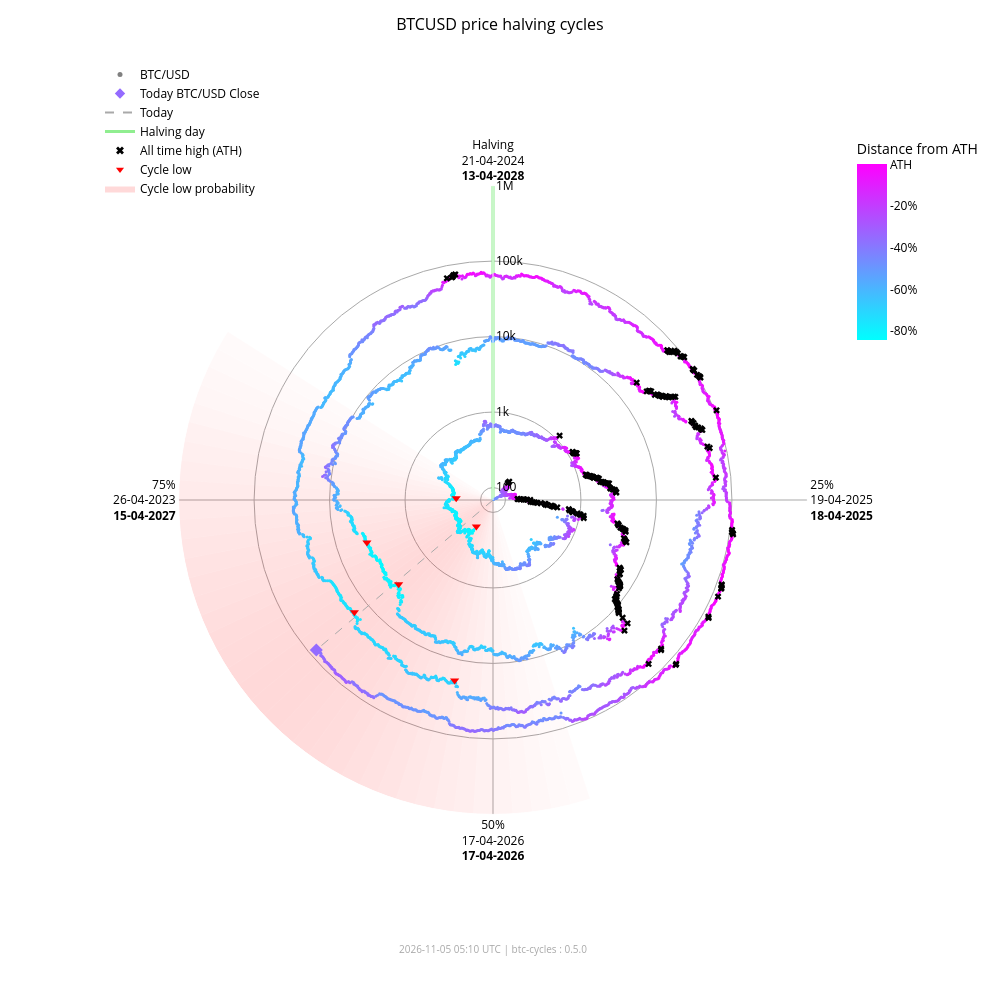

This figure's notebook cell:
### Markdown cell above
### Interactive chart (plotly)

### Code cell
fig_interactive = btc.plot(
    kind="interactive",
    from_date="2012-11-28",
)
# plotly config for interactivity
config = {"scrollZoom": True, "displayModeBar": True}
# display in notebook
fig_interactive.show(config=config)

### Figure 1 — Plotly figure (JSON) as saved in the notebook; plotly's stock layout.template omitted (floating-point values rounded to 4 significant figures; data arrays with more than 128 entries replaced by an {"elided": "..."} marker saying what was removed)
{"data": [{"fill": "toself", "fillcolor": "rgba(255,0,0,0.018306980149439524)", "hoverinfo": "skip", "line": {"width": 0}, "mode": "lines", "r": [68.43, 1000000, 1000000, 68.43, 68.43], "showlegend": false, "theta": [162.0, 162.0, 165.6, 165.6, 162.0], "type": "scatterpolar"}, {"fill": "toself", "fillcolor": "rgba(255,0,0,0.02405911634527998)", "hoverinfo": "skip", "line": {"width": 0}, "mode": "lines", "r": [68.43, 1000000, 1000000, 68.43, 68.43], "showlegend": false, "theta": [165.6, 165.6, 169.2, 169.2, 165.6], "type": "scatterpolar"}, {"fill": "toself", "fillcolor": "rgba(255,0,0,0.030803449372254352)", "hoverinfo": "skip", "line": {"width": 0}, "mode": "lines", "r": [68.43, 1000000, 1000000, 68.43, 68.43], "showlegend": false, "theta": [169.2, 169.2, 172.8, 172.8, 169.2], "type": "scatterpolar"}, {"fill": "toself", "fillcolor": "rgba(255,0,0,0.03847233586005252)", "hoverinfo": "skip", "line": {"width": 0}, "mode": "lines", "r": [68.43, 1000000, 1000000, 68.43, 68.43], "showlegend": false, "theta": [172.8, 172.8, 176.4, 176.4, 172.8], "type": "scatterpolar"}, {"fill": "toself", "fillcolor": "rgba(255,0,0,0.04694405159551339)", "hoverinfo": "skip", "line": {"width": 0}, "mode": "lines", "r": [68.43, 1000000, 1000000, 68.43, 68.43], "showlegend": false, "theta": [176.4, 176.4, 180.0, 180.0, 176.4], "type": "scatterpolar"}, {"fill": "toself", "fillcolor": "rgba(255,0,0,0.05605603979818329)", "hoverinfo": "skip", "line": {"width": 0}, "mode": "lines", "r": [68.43, 1000000, 1000000, 68.43, 68.43], "showlegend": false, "theta": [180.0, 180.0, 183.6, 183.6, 180.0], "type": "scatterpolar"}, {"fill": "toself", "fillcolor": "rgba(255,0,0,0.06562330627802694)", "hoverinfo": "skip", "line": {"width": 0}, "mode": "lines", "r": [68.43, 1000000, 1000000, 68.43, 68.43], "showlegend": false, "theta": [183.6, 183.6, 187.2, 187.2, 183.6], "type": "scatterpolar"}, {"fill": "toself", "fillcolor": "rgba(255,0,0,0.07545707932574237)", "hoverinfo": "skip", "line": {"width": 0}, "mode": "lines", "r": [68.43, 1000000, 1000000, 68.43, 68.43], "showlegend": false, "theta": [187.2, 187.2, 190.8, 190.8, 187.2], "type": "scatterpolar"}, {"fill": "toself", "fillcolor": "rgba(255,0,0,0.08537841060169407)", "hoverinfo": "skip", "line": {"width": 0}, "mode": "lines", "r": [68.43, 1000000, 1000000, 68.43, 68.43], "showlegend": false, "theta": [190.8, 190.8, 194.4, 194.4, 190.8], "type": "scatterpolar"}, {"fill": "toself", "fillcolor": "rgba(255,0,0,0.09522272137134848)", "hoverinfo": "skip", "line": {"width": 0}, "mode": "lines", "r": [68.43, 1000000, 1000000, 68.43, 68.43], "showlegend": false, "theta": [194.4, 194.4, 198.0, 198.0, 194.4], "type": "scatterpolar"}, {"fill": "toself", "fillcolor": "rgba(255,0,0,0.10483418800389058)", "hoverinfo": "skip", "line": {"width": 0}, "mode": "lines", "r": [68.43, 1000000, 1000000, 68.43, 68.43], "showlegend": false, "theta": [198.0, 198.0, 201.6, 201.6, 198.0], "type": "scatterpolar"}, {"fill": "toself", "fillcolor": "rgba(255,0,0,0.11405248627197925)", "hoverinfo": "skip", "line": {"width": 0}, "mode": "lines", "r": [68.43, 1000000, 1000000, 68.43, 68.43], "showlegend": false, "theta": [201.6, 201.6, 205.2, 205.2, 201.6], "type": "scatterpolar"}, {"fill": "toself", "fillcolor": "rgba(255,0,0,0.12269756305009562)", "hoverinfo": "skip", "line": {"width": 0}, "mode": "lines", "r": [68.43, 1000000, 1000000, 68.43, 68.43], "showlegend": false, "theta": [205.2, 205.2, 208.8, 208.8, 205.2], "type": "scatterpolar"}, {"fill": "toself", "fillcolor": "rgba(255,0,0,0.13055959037792858)", "hoverinfo": "skip", "line": {"width": 0}, "mode": "lines", "r": [68.43, 1000000, 1000000, 68.43, 68.43], "showlegend": false, "theta": [208.8, 208.8, 212.4, 212.4, 208.8], "type": "scatterpolar"}, {"fill": "toself", "fillcolor": "rgba(255,0,0,0.13740037014073872)", "hoverinfo": "skip", "line": {"width": 0}, "mode": "lines", "r": [68.43, 1000000, 1000000, 68.43, 68.43], "showlegend": false, "theta": [212.4, 212.4, 216.0, 216.0, 212.4], "type": "scatterpolar"}, {"fill": "toself", "fillcolor": "rgba(255,0,0,0.14296927208088228)", "hoverinfo": "skip", "line": {"width": 0}, "mode": "lines", "r": [68.43, 1000000, 1000000, 68.43, 68.43], "showlegend": false, "theta": [216.0, 216.0, 219.6, 219.6, 216.0], "type": "scatterpolar"}, {"fill": "toself", "fillcolor": "rgba(255,0,0,0.14703219887325494)", "hoverinfo": "skip", "line": {"width": 0}, "mode": "lines", "r": [68.43, 1000000, 1000000, 68.43, 68.43], "showlegend": false, "theta": [219.6, 219.6, 223.2, 223.2, 219.6], "type": "scatterpolar"}, {"fill": "toself", "fillcolor": "rgba(255,0,0,0.14940752827264187)", "hoverinfo": "skip", "line": {"width": 0}, "mode": "lines", "r": [68.43, 1000000, 1000000, 68.43, 68.43], "showlegend": false, "theta": [223.2, 223.2, 226.8, 226.8, 223.2], "type": "scatterpolar"}, {"fill": "toself", "fillcolor": "rgba(255,0,0,0.15)", "hoverinfo": "skip", "line": {"width": 0}, "mode": "lines", "r": [68.43, 1000000, 1000000, 68.43, 68.43], "showlegend": false, "theta": [226.8, 226.8, 230.4, 230.4, 226.8], "type": "scatterpolar"}, {"fill": "toself", "fillcolor": "rgba(255,0,0,0.14882314851976614)", "hoverinfo": "skip", "line": {"width": 0}, "mode": "lines", "r": [68.43, 1000000, 1000000, 68.43, 68.43], "showlegend": false, "theta": [230.4, 230.4, 234.0, 234.0, 230.4], "type": "scatterpolar"}, {"fill": "toself", "fillcolor": "rgba(255,0,0,0.14600334989350275)", "hoverinfo": "skip", "line": {"width": 0}, "mode": "lines", "r": [68.43, 1000000, 1000000, 68.43, 68.43], "showlegend": false, "theta": [234.0, 234.0, 237.6, 237.6, 234.0], "type": "scatterpolar"}, {"fill": "toself", "fillcolor": "rgba(255,0,0,0.14176315293000513)", "hoverinfo": "skip", "line": {"width": 0}, "mode": "lines", "r": [68.43, 1000000, 1000000, 68.43, 68.43], "showlegend": false, "theta": [237.6, 237.6, 241.2, 241.2, 237.6], "type": "scatterpolar"}, {"fill": "toself", "fillcolor": "rgba(255,0,0,0.1363869302869166)", "hoverinfo": "skip", "line": {"width": 0}, "mode": "lines", "r": [68.43, 1000000, 1000000, 68.43, 68.43], "showlegend": false, "theta": [241.2, 241.2, 244.8, 244.8, 241.2], "type": "scatterpolar"}, {"fill": "toself", "fillcolor": "rgba(255,0,0,0.13017643696734477)", "hoverinfo": "skip", "line": {"width": 0}, "mode": "lines", "r": [68.43, 1000000, 1000000, 68.43, 68.43], "showlegend": false, "theta": [244.8, 244.8, 248.4, 248.4, 244.8], "type": "scatterpolar"}, {"fill": "toself", "fillcolor": "rgba(255,0,0,0.1234063302665758)", "hoverinfo": "skip", "line": {"width": 0}, "mode": "lines", "r": [68.43, 1000000, 1000000, 68.43, 68.43], "showlegend": false, "theta": [248.4, 248.4, 252.0, 252.0, 248.4], "type": "scatterpolar"}, {"fill": "toself", "fillcolor": "rgba(255,0,0,0.11628949020714345)", "hoverinfo": "skip", "line": {"width": 0}, "mode": "lines", "r": [68.43, 1000000, 1000000, 68.43, 68.43], "showlegend": false, "theta": [252.0, 252.0, 255.6, 255.6, 252.0], "type": "scatterpolar"}, {"fill": "toself", "fillcolor": "rgba(255,0,0,0.108959277972535)", "hoverinfo": "skip", "line": {"width": 0}, "mode": "lines", "r": [68.43, 1000000, 1000000, 68.43, 68.43], "showlegend": false, "theta": [255.6, 255.6, 259.2, 259.2, 255.6], "type": "scatterpolar"}, {"fill": "toself", "fillcolor": "rgba(255,0,0,0.1014715299920515)", "hoverinfo": "skip", "line": {"width": 0}, "mode": "lines", "r": [68.43, 1000000, 1000000, 68.43, 68.43], "showlegend": false, "theta": [259.2, 259.2, 262.8, 262.8, 259.2], "type": "scatterpolar"}, {"fill": "toself", "fillcolor": "rgba(255,0,0,0.09382430417652897)", "hoverinfo": "skip", "line": {"width": 0}, "mode": "lines", "r": [68.43, 1000000, 1000000, 68.43, 68.43], "showlegend": false, "theta": [262.8, 262.8, 266.4, 266.4, 262.8], "type": "scatterpolar"}, {"fill": "toself", "fillcolor": "rgba(255,0,0,0.08598937207621672)", "hoverinfo": "skip", "line": {"width": 0}, "mode": "lines", "r": [68.43, 1000000, 1000000, 68.43, 68.43], "showlegend": false, "theta": [266.4, 266.4, 270.0, 270.0, 266.4], "type": "scatterpolar"}, {"fill": "toself", "fillcolor": "rgba(255,0,0,0.07794710108398434)", "hoverinfo": "skip", "line": {"width": 0}, "mode": "lines", "r": [68.43, 1000000, 1000000, 68.43, 68.43], "showlegend": false, "theta": [270.0, 270.0, 273.6, 273.6, 270.0], "type": "scatterpolar"}, {"fill": "toself", "fillcolor": "rgba(255,0,0,0.06971614429145927)", "hoverinfo": "skip", "line": {"width": 0}, "mode": "lines", "r": [68.43, 1000000, 1000000, 68.43, 68.43], "showlegend": false, "theta": [273.6, 273.6, 277.2, 277.2, 273.6], "type": "scatterpolar"}, {"fill": "toself", "fillcolor": "rgba(255,0,0,0.061371174705723626)", "hoverinfo": "skip", "line": {"width": 0}, "mode": "lines", "r": [68.43, 1000000, 1000000, 68.43, 68.43], "showlegend": false, "theta": [277.2, 277.2, 280.8, 280.8, 277.2], "type": "scatterpolar"}, {"fill": "toself", "fillcolor": "rgba(255,0,0,0.05304520605236535)", "hoverinfo": "skip", "line": {"width": 0}, "mode": "lines", "r": [68.43, 1000000, 1000000, 68.43, 68.43], "showlegend": false, "theta": [280.8, 280.8, 284.4, 284.4, 280.8], "type": "scatterpolar"}, {"fill": "toself", "fillcolor": "rgba(255,0,0,0.044916938988340704)", "hoverinfo": "skip", "line": {"width": 0}, "mode": "lines", "r": [68.43, 1000000, 1000000, 68.43, 68.43], "showlegend": false, "theta": [284.4, 284.4, 288.0, 288.0, 284.4], "type": "scatterpolar"}, {"fill": "toself", "fillcolor": "rgba(255,0,0,0.0371870550186571)", "hoverinfo": "skip", "line": {"width": 0}, "mode": "lines", "r": [68.43, 1000000, 1000000, 68.43, 68.43], "showlegend": false, "theta": [288.0, 288.0, 291.6, 291.6, 288.0], "type": "scatterpolar"}, {"fill": "toself", "fillcolor": "rgba(255,0,0,0.030049603184432498)", "hoverinfo": "skip", "line": {"width": 0}, "mode": "lines", "r": [68.43, 1000000, 1000000, 68.43, 68.43], "showlegend": false, "theta": [291.6, 291.6, 295.2, 295.2, 291.6], "type": "scatterpolar"}, {"fill": "toself", "fillcolor": "rgba(255,0,0,0.023665126797805223)", "hoverinfo": "skip", "line": {"width": 0}, "mode": "lines", "r": [68.43, 1000000, 1000000, 68.43, 68.43], "showlegend": false, "theta": [295.2, 295.2, 298.8, 298.8, 295.2], "type": "scatterpolar"}, {"fill": "toself", "fillcolor": "rgba(255,0,0,0.018141004067302662)", "hoverinfo": "skip", "line": {"width": 0}, "mode": "lines", "r": [68.43, 1000000, 1000000, 68.43, 68.43], "showlegend": false, "theta": [298.8, 298.8, 302.4, 302.4, 298.8], "type": "scatterpolar"}, {"hoverinfo": "skip", "line": {"color": "darkgrey", "dash": "dash", "width": 1}, "mode": "lines", "r": [68.43, 80410.0], "showlegend": false, "theta": [229.7, 229.7], "type": "scatterpolar"}, {"hoverinfo": "skip", "line": {"color": "lightgreen", "width": 3}, "mode": "lines", "r": [68.43, 1000000], "showlegend": false, "theta": [0, 0], "type": "scatterpolar"}, {"hoverinfo": "text", "marker": {"color": {"elided": "4940 str values"}, "size": 3}, "mode": "markers", "r": {"elided": "4940 float values"}, "showlegend": false, "text": {"elided": "4940 str values"}, "theta": {"elided": "4940 float values"}, "type": "scatterpolar"}, {"hoverinfo": "text", "marker": {"color": "#946bff", "size": 10, "symbol": "diamond"}, "mode": "markers", "r": [80410.0], "showlegend": false, "text": ["Today<br>Date: 2026-11-04<br>Price: $80,405.29"], "theta": [229.7], "type": "scatterpolar"}, {"hoverinfo": "text", "marker": {"color": "black", "size": 6, "symbol": "x"}, "mode": "markers", "r": {"elided": "182 float values"}, "showlegend": false, "text": {"elided": "182 str values"}, "theta": {"elided": "182 float values"}, "type": "scatterpolar"}, {"hoverinfo": "text", "marker": {"color": "red", "size": 8, "symbol": "triangle-down"}, "mode": "markers", "r": [178.1, 210.5, 3237.0, 3961.0, 19020.0, 15790.0], "showlegend": false, "text": ["Cycle Low<br>Date: 2015-01-14<br>Price: $178.10<br>ATH distance: -84.5%", "Cycle Low<br>Date: 2015-08-24<br>Price: $210.49<br>ATH distance: -81.7%", "Cycle Low<br>Date: 2018-12-15<br>Price: $3,236.76<br>ATH distance: -83.4%", "Cycle Low<br>Date: 2019-03-15<br>Price: $3,960.91<br>ATH distance: -79.7%", "Cycle Low<br>Date: 2022-06-18<br>Price: $19,017.64<br>ATH distance: -71.9%", "Cycle Low<br>Date: 2022-11-21<br>Price: $15,787.28<br>ATH distance: -76.6%"], "theta": [212.1, 272.7, 228.3, 251.4, 192.0, 231.0], "type": "scatterpolar"}, {"marker": {"color": "grey", "size": 5}, "mode": "markers", "name": "BTC/USD", "r": [null], "theta": [null], "type": "scatterpolar"}, {"marker": {"color": "#946bff", "size": 8, "symbol": "diamond"}, "mode": "markers", "name": "Today BTC/USD Close", "r": [null], "theta": [null], "type": "scatterpolar"}, {"line": {"color": "darkgrey", "dash": "dash"}, "mode": "lines", "name": "Today", "r": [null], "theta": [null], "type": "scatterpolar"}, {"line": {"color": "lightgreen", "width": 3}, "mode": "lines", "name": "Halving day", "r": [null], "theta": [null], "type": "scatterpolar"}, {"marker": {"color": "black", "size": 7, "symbol": "x"}, "mode": "markers", "name": "All time high (ATH)", "r": [null], "theta": [null], "type": "scatterpolar"}, {"marker": {"color": "red", "size": 7, "symbol": "triangle-down"}, "mode": "markers", "name": "Cycle low", "r": [null], "theta": [null], "type": "scatterpolar"}, {"fill": "toself", "fillcolor": "rgba(255,0,0,0.15)", "line": {"width": 0}, "mode": "lines", "name": "Cycle low probability", "r": [null], "theta": [null], "type": "scatterpolar"}, {"hoverinfo": "skip", "marker": {"cmax": 0, "cmin": -0.8453, "color": [0], "colorbar": {"len": 0.25, "ticktext": ["ATH", "-20%", "-40%", "-60%", "-80%", "-100%"], "tickvals": [0, -0.2, -0.4, -0.6, -0.8, -1.0], "title": {"text": "Distance from ATH"}, "x": 0.95, "y": 0.92, "yanchor": "top"}, "colorscale": {"elided": "256x2 mixed values"}, "showscale": true, "size": 0}, "mode": "markers", "r": [null], "showlegend": false, "theta": [null], "type": "scatterpolar"}], "layout": {"annotations": [{"font": {"color": "darkgrey", "size": 10}, "showarrow": false, "text": "2026-11-05 05:10 UTC | btc-cycles : 0.5.0", "x": 0.5, "xref": "paper", "y": -0.02, "yref": "paper"}], "font": {"color": "black"}, "height": 1000, "legend": {"bgcolor": "rgba(0,0,0,0)", "font": {"color": "black"}, "x": 0.0, "y": 1.0}, "margin": {"b": 60, "l": 100, "r": 80, "t": 60}, "paper_bgcolor": "white", "plot_bgcolor": "white", "polar": {"angularaxis": {"color": "black", "direction": "clockwise", "gridcolor": "darkgrey", "rotation": 90, "ticktext": ["Halving<br>21-04-2024<br><b>13-04-2028</b>", "25%<br>19-04-2025<br><b>18-04-2025</b>", "50%<br>17-04-2026<br><b>17-04-2026</b>", "75%<br>26-04-2023<br><b>15-04-2027</b>"], "tickvals": [0, 90, 180, 270]}, "bgcolor": "white", "domain": {"x": [0.1, 0.9], "y": [0.05, 0.95]}, "radialaxis": {"angle": 90, "color": "black", "gridcolor": "darkgrey", "range": [1.835, 6.0], "tickangle": 90, "ticktext": ["100", "1k", "10k", "100k", "1M"], "tickvals": [100, 1000, 10000, 100000, 1000000], "type": "log"}}, "title": {"font": {"color": "black", "size": 16}, "text": "BTCUSD price halving cycles", "x": 0.5}, "width": 1000}}
